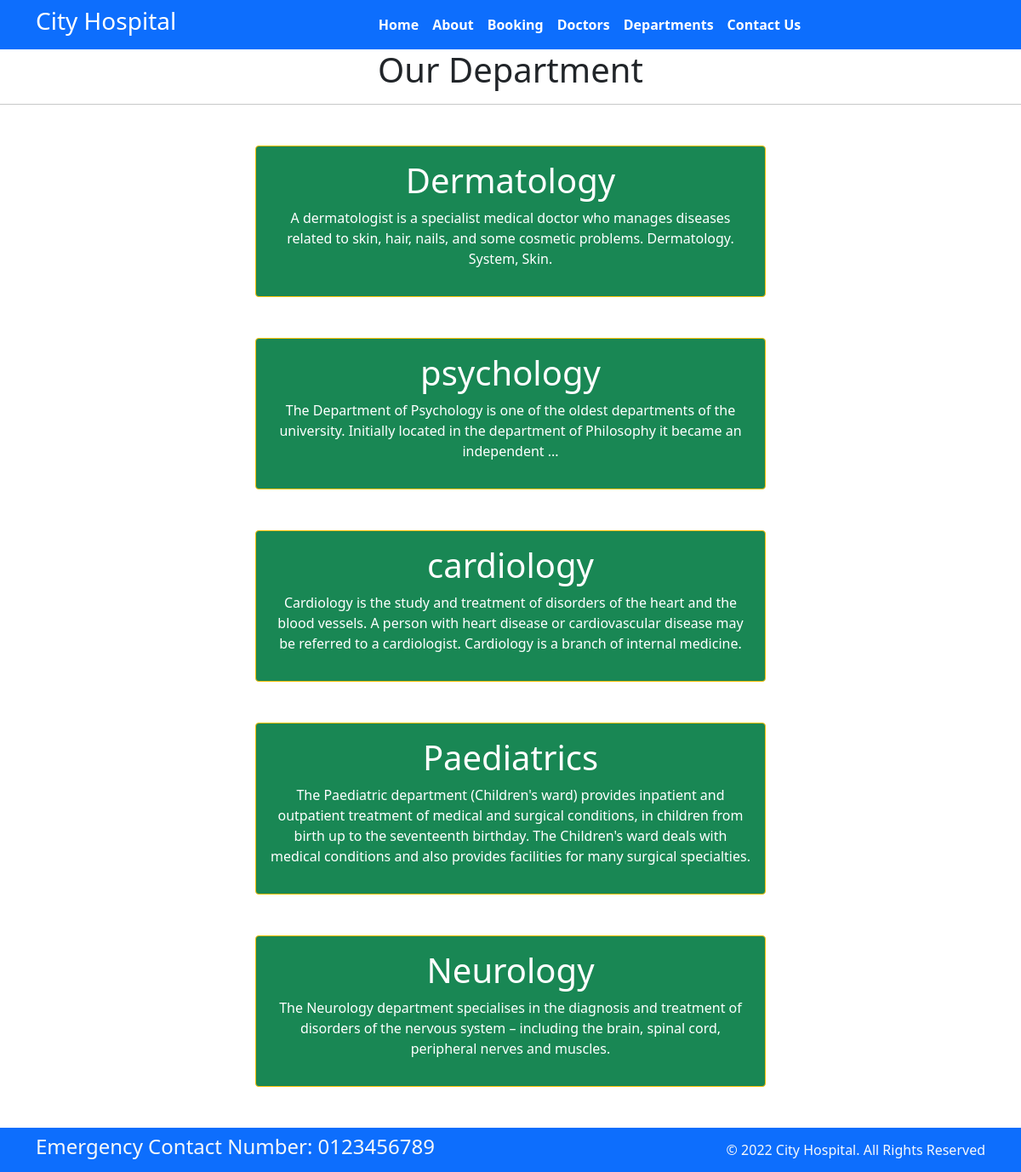
Page /department/ on the committed database.
### home/models.py (models this page shows, shortened)
class Department(models.Model):
    dep_name = models.CharField(max_length=100)
    dep_description = models.TextField()

### home/views.py (the view)
# urls.py: path('department/',views.department,name='department'),
def department(request):
    dept = Department.objects.all()
    dict_dept={
        'dept':dept
    }
    return render(request,'department.html',dict_dept)

### templates/department.html (shortened to what this page needs)
{% extends 'base.html' %}
{% block content %}
<h1 class="text-center">Our Department</h1>
<hr>
{% for d in dept %}
<div class="mx-auto w-50 bg-success text-center text-white p-3 my-5 border border-warning rounded">
    <h1>{{d.dep_name}}</h1>
    <p>{{d.dep_description}}</p>
</div>
{% endfor %}
{% endblock %}

### rows in the picture
Department: dep_name "Dermatology", dep_description "A dermatologist is a specialist medical doctor who manages diseases related to skin, hair, nails, and some cosmetic problems. Dermatology. System, Skin."
Department: dep_name "psychology", dep_description "The Department of Psychology is one of the oldest departments of the university. Initially located in the department of Philosophy it became an independent ..."
Department: dep_name "cardiology", dep_description "Cardiology is the study and treatment of disorders of the heart and the blood vessels. A person with heart disease or cardiovascular disease may be referred to a cardiologist. Cardiology is a branch of internal medicine."
Department: dep_name "Paediatrics", dep_description "The Paediatric department (Children's ward) provides inpatient and outpatient treatment of medical and surgical conditions, in children from birth up to the seventeenth birthday. The Children's ward deals with medical conditions and also provides facilities for many surgical specialties."
Department: dep_name "Neurology", dep_description "The Neurology department specialises in the diagnosis and treatment of disorders of the nervous system – including the brain, spinal cord, peripheral nerves and muscles."
